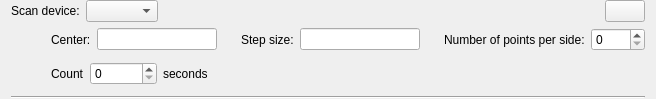
<?xml version="1.0" encoding="UTF-8"?>
<ui version="4.0">
 <class>Form</class>
 <widget class="QWidget" name="Form">
  <property name="geometry">
   <rect>
    <x>0</x>
    <y>0</y>
    <width>656</width>
    <height>99</height>
   </rect>
  </property>
  <property name="windowTitle">
   <string>Form</string>
  </property>
  <layout class="QVBoxLayout" name="verticalLayout">
   <property name="topMargin">
    <number>0</number>
   </property>
   <property name="bottomMargin">
    <number>0</number>
   </property>
   <item>
    <layout class="QHBoxLayout" name="horizontalLayout">
     <item>
      <widget class="QLabel" name="label">
       <property name="text">
        <string>Scan device:</string>
       </property>
      </widget>
     </item>
     <item>
      <widget class="QComboBox" name="device"/>
     </item>
     <item>
      <spacer name="horizontalSpacer">
       <property name="orientation">
        <enum>Qt::Horizontal</enum>
       </property>
       <property name="sizeHint" stdset="0">
        <size>
         <width>40</width>
         <height>20</height>
        </size>
       </property>
      </spacer>
     </item>
     <item>
      <widget class="QPushButton" name="delBtn">
       <property name="sizePolicy">
        <sizepolicy hsizetype="Minimum" vsizetype="Fixed">
         <horstretch>0</horstretch>
         <verstretch>0</verstretch>
        </sizepolicy>
       </property>
       <property name="text">
        <string/>
       </property>
       <property name="icon">
        <iconset resource="../../../../../../resources/nicos-gui.qrc">
         <normaloff>:/remove</normaloff>:/remove</iconset>
       </property>
      </widget>
     </item>
    </layout>
   </item>
   <item>
    <layout class="QHBoxLayout" name="horizontalLayout_2">
     <item>
      <spacer name="horizontalSpacer_2">
       <property name="orientation">
        <enum>Qt::Horizontal</enum>
       </property>
       <property name="sizeType">
        <enum>QSizePolicy::Fixed</enum>
       </property>
       <property name="sizeHint" stdset="0">
        <size>
         <width>40</width>
         <height>20</height>
        </size>
       </property>
      </spacer>
     </item>
     <item>
      <widget class="QLabel" name="label_2">
       <property name="text">
        <string>Center:</string>
       </property>
      </widget>
     </item>
     <item>
      <widget class="QLineEdit" name="start"/>
     </item>
     <item>
      <widget class="QLabel" name="unit1">
       <property name="text">
        <string/>
       </property>
      </widget>
     </item>
     <item>
      <spacer name="horizontalSpacer_5">
       <property name="orientation">
        <enum>Qt::Horizontal</enum>
       </property>
       <property name="sizeType">
        <enum>QSizePolicy::Fixed</enum>
       </property>
       <property name="sizeHint" stdset="0">
        <size>
         <width>5</width>
         <height>1</height>
        </size>
       </property>
      </spacer>
     </item>
     <item>
      <widget class="QLabel" name="label_3">
       <property name="text">
        <string>Step size:</string>
       </property>
      </widget>
     </item>
     <item>
      <widget class="QLineEdit" name="step"/>
     </item>
     <item>
      <widget class="QLabel" name="unit2">
       <property name="text">
        <string/>
       </property>
      </widget>
     </item>
     <item>
      <spacer name="horizontalSpacer_6">
       <property name="orientation">
        <enum>Qt::Horizontal</enum>
       </property>
       <property name="sizeType">
        <enum>QSizePolicy::Fixed</enum>
       </property>
       <property name="sizeHint" stdset="0">
        <size>
         <width>5</width>
         <height>1</height>
        </size>
       </property>
      </spacer>
     </item>
     <item>
      <widget class="QLabel" name="label_4">
       <property name="text">
        <string>Number of points per side:</string>
       </property>
      </widget>
     </item>
     <item>
      <widget class="QSpinBox" name="numpoints">
       <property name="maximum">
        <number>1000</number>
       </property>
      </widget>
     </item>
    </layout>
   </item>
   <item>
    <layout class="QHBoxLayout" name="horizontalLayout_3">
     <item>
      <spacer name="horizontalSpacer_4">
       <property name="orientation">
        <enum>Qt::Horizontal</enum>
       </property>
       <property name="sizeType">
        <enum>QSizePolicy::Fixed</enum>
       </property>
       <property name="sizeHint" stdset="0">
        <size>
         <width>40</width>
         <height>20</height>
        </size>
       </property>
      </spacer>
     </item>
     <item>
      <widget class="QLabel" name="label_5">
       <property name="text">
        <string>Count</string>
       </property>
      </widget>
     </item>
     <item>
      <widget class="QSpinBox" name="seconds">
       <property name="maximum">
        <number>1000000</number>
       </property>
      </widget>
     </item>
     <item>
      <widget class="QLabel" name="label_6">
       <property name="text">
        <string>seconds</string>
       </property>
      </widget>
     </item>
     <item>
      <spacer name="horizontalSpacer_3">
       <property name="orientation">
        <enum>Qt::Horizontal</enum>
       </property>
       <property name="sizeHint" stdset="0">
        <size>
         <width>40</width>
         <height>20</height>
        </size>
       </property>
      </spacer>
     </item>
    </layout>
   </item>
   <item>
    <widget class="Line" name="line">
     <property name="orientation">
      <enum>Qt::Horizontal</enum>
     </property>
    </widget>
   </item>
  </layout>
 </widget>
 <tabstops>
  <tabstop>device</tabstop>
  <tabstop>start</tabstop>
  <tabstop>step</tabstop>
  <tabstop>numpoints</tabstop>
  <tabstop>seconds</tabstop>
  <tabstop>delBtn</tabstop>
 </tabstops>
 <resources>
  <include location="../../../../../../resources/nicos-gui.qrc"/>
 </resources>
 <connections/>
</ui>
